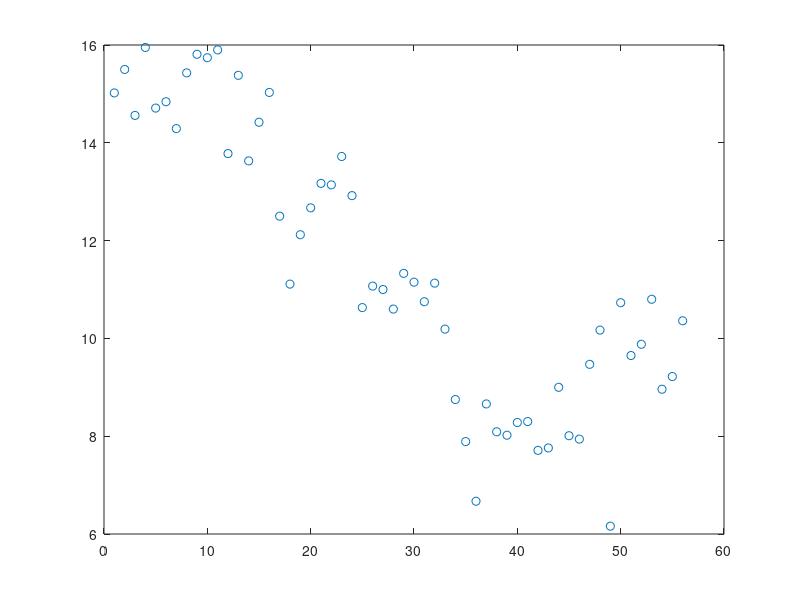

MATLAB code to generate this figure: (Note: this script raises an error after producing the figure.)
clc, clear;

grvw = [...
15.02,15.5,14.56,15.95,14.71,14.84,14.29,15.43,15.81,15.74,15.9,13.78,15.38,...
13.63,14.42,15.03,12.5,11.11,12.12,12.67,13.17,13.14,13.72,12.92,10.63,11.07,...
11,10.6,11.33,11.15,10.75,11.13,10.19,8.75,7.89,6.67,8.66,8.09,8.02,8.28,8.3,...
7.71,7.76,9,8.01,7.94,9.47,10.17,6.16,10.73,9.65,9.88,10.8,8.96,9.22,10.36];

figure;
plot(grvw,'o'); hold on;
ll = [1:length(grvw)];
Rfit   = fit(ll',grvw','exp1');disp(Rfit);
values = Rfit.a*exp(Rfit.b * ll);
plot(ll,values, '--c');

%----------------------------------------------

grvw = [...
15.02,15.5,14.56,15.95,14.71,14.84,14.29,15.43,15.81,15.74,15.9,13.78,15.38,...
13.63,14.42,15.03,12.5,11.11,12.12,12.67,13.17,13.14,13.72,12.92,10.63,11.07,...
11,10.6,11.33,11.15,10.75,11.13,10.19,8.75,7.89,6.67,8.66,8.09,8.02,8.28,8.3,...
7.71,7.76];

figure;
plot(grvw,'o'); hold on;
ll = [1:length(grvw)];
Rfit   = fit(ll',grvw','exp1');disp(Rfit);
values = Rfit.a*exp(Rfit.b * ll);
plot(ll,values, '--c');